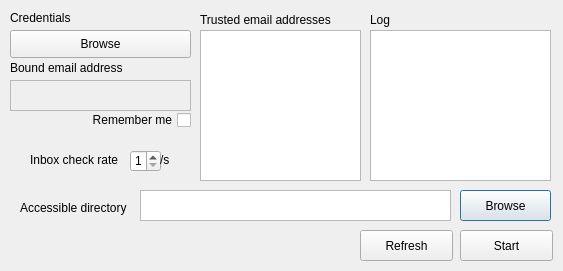
<?xml version="1.0" encoding="UTF-8"?>
<ui version="4.0">
 <class>mainDialog</class>
 <widget class="QDialog" name="mainDialog">
  <property name="geometry">
   <rect>
    <x>0</x>
    <y>0</y>
    <width>563</width>
    <height>271</height>
   </rect>
  </property>
  <property name="windowTitle">
   <string>Gmail @ FTP</string>
  </property>
  <widget class="QLabel" name="boundEmailLabel">
   <property name="geometry">
    <rect>
     <x>10</x>
     <y>60</y>
     <width>121</width>
     <height>16</height>
    </rect>
   </property>
   <property name="text">
    <string>Bound email address</string>
   </property>
  </widget>
  <widget class="QTextEdit" name="boundEmailTextEdit">
   <property name="enabled">
    <bool>false</bool>
   </property>
   <property name="geometry">
    <rect>
     <x>10</x>
     <y>80</y>
     <width>181</width>
     <height>31</height>
    </rect>
   </property>
   <property name="readOnly">
    <bool>false</bool>
   </property>
  </widget>
  <widget class="QCheckBox" name="credentialsRememberCheckBox">
   <property name="geometry">
    <rect>
     <x>80</x>
     <y>110</y>
     <width>111</width>
     <height>20</height>
    </rect>
   </property>
   <property name="layoutDirection">
    <enum>Qt::RightToLeft</enum>
   </property>
   <property name="text">
    <string>Remember me</string>
   </property>
  </widget>
  <widget class="QSpinBox" name="inboxCheckRateSpinBox">
   <property name="geometry">
    <rect>
     <x>130</x>
     <y>150</y>
     <width>31</width>
     <height>22</height>
    </rect>
   </property>
   <property name="minimum">
    <number>1</number>
   </property>
   <property name="maximum">
    <number>30</number>
   </property>
  </widget>
  <widget class="QLabel" name="inboxCheckRateLabel">
   <property name="geometry">
    <rect>
     <x>30</x>
     <y>150</y>
     <width>101</width>
     <height>20</height>
    </rect>
   </property>
   <property name="text">
    <string>Inbox check rate</string>
   </property>
  </widget>
  <widget class="QLabel" name="inboxCheckRateUnitLabel">
   <property name="geometry">
    <rect>
     <x>160</x>
     <y>150</y>
     <width>21</width>
     <height>20</height>
    </rect>
   </property>
   <property name="text">
    <string>/s</string>
   </property>
  </widget>
  <widget class="QLabel" name="trustedEmailLabel">
   <property name="geometry">
    <rect>
     <x>200</x>
     <y>10</y>
     <width>151</width>
     <height>20</height>
    </rect>
   </property>
   <property name="text">
    <string>Trusted email addresses</string>
   </property>
  </widget>
  <widget class="QListView" name="trustedEmailListView">
   <property name="geometry">
    <rect>
     <x>200</x>
     <y>30</y>
     <width>161</width>
     <height>151</height>
    </rect>
   </property>
   <property name="frameShadow">
    <enum>QFrame::Sunken</enum>
   </property>
   <property name="viewMode">
    <enum>QListView::ListMode</enum>
   </property>
  </widget>
  <widget class="QLabel" name="logLabel">
   <property name="geometry">
    <rect>
     <x>370</x>
     <y>10</y>
     <width>101</width>
     <height>20</height>
    </rect>
   </property>
   <property name="text">
    <string>Log</string>
   </property>
  </widget>
  <widget class="QListView" name="logListView">
   <property name="geometry">
    <rect>
     <x>370</x>
     <y>30</y>
     <width>181</width>
     <height>151</height>
    </rect>
   </property>
  </widget>
  <widget class="QLabel" name="accessibleDirectoryLabel">
   <property name="geometry">
    <rect>
     <x>20</x>
     <y>200</y>
     <width>121</width>
     <height>16</height>
    </rect>
   </property>
   <property name="text">
    <string>Accessible directory</string>
   </property>
  </widget>
  <widget class="QTextEdit" name="accessibleDirectoryTextEdit">
   <property name="geometry">
    <rect>
     <x>140</x>
     <y>190</y>
     <width>311</width>
     <height>31</height>
    </rect>
   </property>
  </widget>
  <widget class="QPushButton" name="accessibleDirectoryButton">
   <property name="geometry">
    <rect>
     <x>460</x>
     <y>190</y>
     <width>91</width>
     <height>31</height>
    </rect>
   </property>
   <property name="text">
    <string>Browse</string>
   </property>
  </widget>
  <widget class="QPushButton" name="refreshButton">
   <property name="geometry">
    <rect>
     <x>360</x>
     <y>230</y>
     <width>93</width>
     <height>31</height>
    </rect>
   </property>
   <property name="text">
    <string>Refresh</string>
   </property>
  </widget>
  <widget class="QPushButton" name="toggleButton">
   <property name="geometry">
    <rect>
     <x>460</x>
     <y>230</y>
     <width>93</width>
     <height>31</height>
    </rect>
   </property>
   <property name="text">
    <string>Start</string>
   </property>
  </widget>
  <widget class="QPushButton" name="credentialsBrowseButton">
   <property name="geometry">
    <rect>
     <x>10</x>
     <y>30</y>
     <width>181</width>
     <height>28</height>
    </rect>
   </property>
   <property name="text">
    <string>Browse</string>
   </property>
  </widget>
  <widget class="QLabel" name="credentialsLabel">
   <property name="geometry">
    <rect>
     <x>10</x>
     <y>10</y>
     <width>71</width>
     <height>16</height>
    </rect>
   </property>
   <property name="text">
    <string>Credentials</string>
   </property>
  </widget>
 </widget>
 <resources/>
 <connections/>
</ui>
